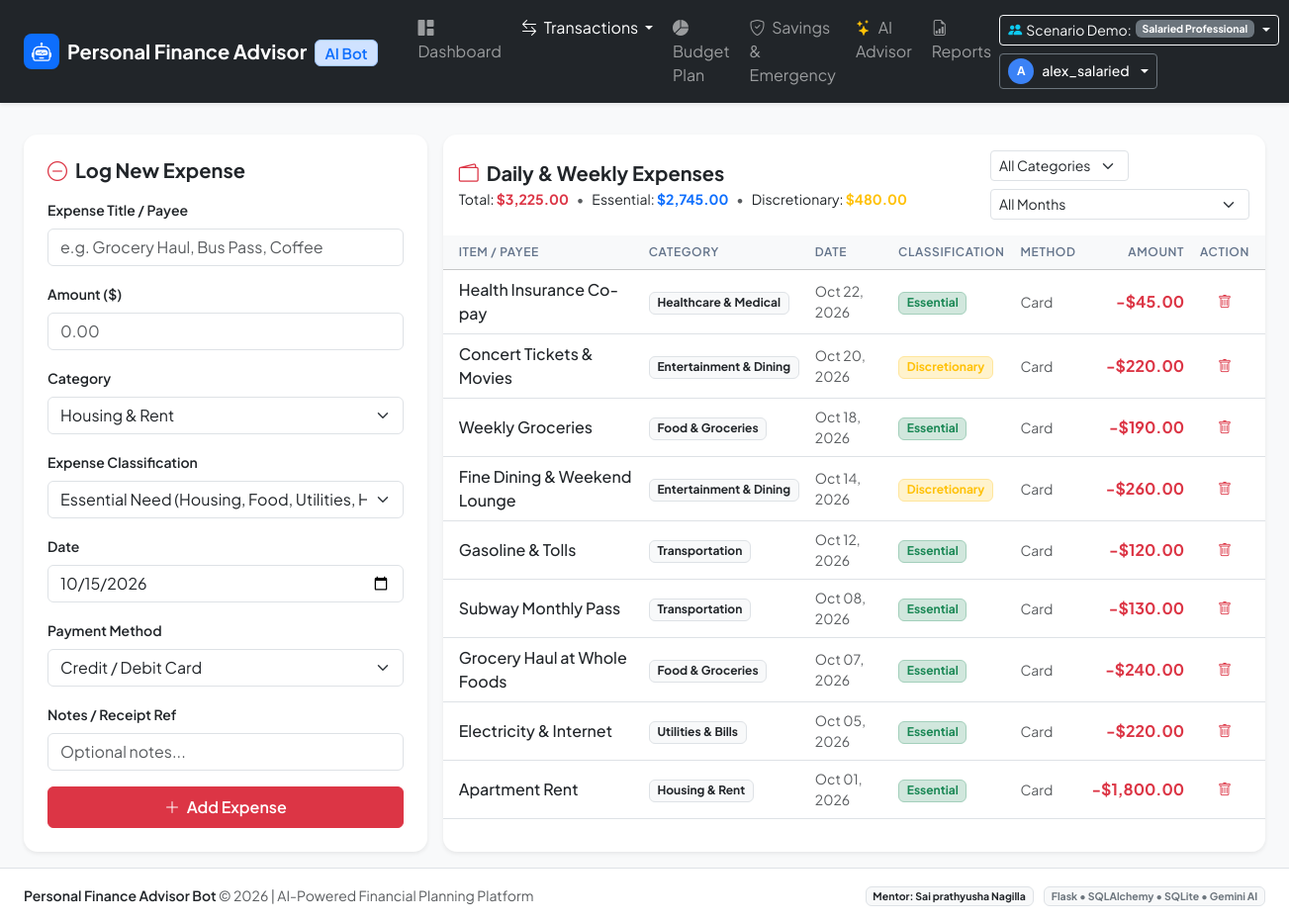
Page /transactions/expenses (signed in) on the committed database.
### app/models.py (models this page shows, shortened)
class User(UserMixin, db.Model):
    __tablename__ = 'users'
    id = db.Column(db.Integer, primary_key=True)
    username = db.Column(db.String(64), unique=True, nullable=False, index=True)
    email = db.Column(db.String(120), unique=True, nullable=False, index=True)
    password_hash = db.Column(db.String(256), nullable=False)
    persona = db.Column(db.String(32), default='salaried', nullable=False)  # salaried, student, freelancer, household
    monthly_income = db.Column(db.Float, default=0.0)
    currency = db.Column(db.String(8), default='$')
    gemini_api_key = db.Column(db.String(256), nullable=True)
    created_at = db.Column(db.DateTime, default=utc_now)
    incomes = db.relationship('Income', backref='user', lazy=True, cascade='all, delete-orphan')
    expenses = db.relationship('Expense', backref='user', lazy=True, cascade='all, delete-orphan')
    budgets = db.relationship('Budget', backref='user', lazy=True, cascade='all, delete-orphan')
    goals = db.relationship('SavingsGoal', backref='user', lazy=True, cascade='all, delete-orphan')
    chat_messages = db.relationship('ChatMessage', backref='user', lazy=True, cascade='all, delete-orphan')
    reports = db.relationship('FinancialReport', backref='user', lazy=True, cascade='all, delete-orphan')

class Expense(db.Model):
    __tablename__ = 'expenses'
    id = db.Column(db.Integer, primary_key=True)
    user_id = db.Column(db.Integer, db.ForeignKey('users.id'), nullable=False, index=True)
    title = db.Column(db.String(128), nullable=False)
    amount = db.Column(db.Float, nullable=False)
    category = db.Column(db.String(64), nullable=False, index=True)
    date = db.Column(db.Date, nullable=False, default=date.today, index=True)
    is_essential = db.Column(db.Boolean, default=True)
    payment_method = db.Column(db.String(32), default='Card')
    notes = db.Column(db.String(256), nullable=True)
    created_at = db.Column(db.DateTime, default=utc_now)

### app/routes/transactions.py (the view, shortened to what this page needs)
@transactions_bp.route('/expenses', methods=['GET', 'POST'])
@login_required
def expenses():
    selected_month = request.args.get('month', type=int)
    selected_year = request.args.get('year', type=int)
    selected_category = request.args.get('category', '').strip()
    query = Expense.query.filter_by(user_id=current_user.id)
    if selected_year:
        query = query.filter(db.extract('year', Expense.date) == selected_year)
    if selected_month:
        query = query.filter(db.extract('month', Expense.date) == selected_month)
    if selected_category:
        query = query.filter_by(category=selected_category)
    expenses_list = query.order_by(Expense.date.desc()).all()
    total_expenses = sum(e.amount for e in expenses_list)
    essential_sum = sum(e.amount for e in expenses_list if e.is_essential)
    discretionary_sum = total_expenses - essential_sum
    return render_template(
        'transactions/expenses.html',
        expenses=expenses_list,
        total_expenses=total_expenses,
        essential_sum=essential_sum,
        discretionary_sum=discretionary_sum,
        selected_month=selected_month,
        selected_year=selected_year,
        selected_category=selected_category
    )

### app/templates/transactions/expenses.html (shortened to what this page needs)
{% extends "base.html" %}
{% block content %}
<div class="row g-3">
    <div class="col-lg-4">
        <div class="card p-4 border-0 bg-white shadow-sm">
            <h5 class="fw-bold mb-3 text-dark"><i class="bi bi-dash-circle text-danger me-2"></i>Log New Expense</h5>
            <form method="POST" action="{{ url_for('transactions.expenses') }}">
                <div class="mb-3">
                    <label class="form-label fw-semibold small">Expense Title / Payee</label>
                    <input type="text" name="title" class="form-control" placeholder="e.g. Grocery Haul, Bus Pass, Coffee" required>
                </div>
                <div class="mb-3">
                    <label class="form-label fw-semibold small">Amount ({{ current_user.currency }})</label>
                    <input type="number" step="0.01" name="amount" class="form-control" placeholder="0.00" required>
                </div>
                <div class="mb-3">
                    <label class="form-label fw-semibold small">Category</label>
                    <select name="category" class="form-select" required>
                        {% for cat in expense_categories %}
                        <option value="{{ cat }}">{{ cat }}</option>
                        {% endfor %}
                    </select>
                </div>
                <div class="mb-3">
                    <label class="form-label fw-semibold small">Expense Classification</label>
                    <select name="is_essential" class="form-select" required>
                        <option value="true" selected>Essential Need (Housing, Food, Utilities, Health, Transport)</option>
                    </select>
                </div>
                <div class="mb-3">
                    <label class="form-label fw-semibold small">Date</label>
                    <input type="date" name="date" class="form-control" value="{{ current_year }}-{{ '%02d' % current_month }}-15">
                </div>
                <div class="mb-3">
                    <label class="form-label fw-semibold small">Payment Method</label>
                    <select name="payment_method" class="form-select">
                        <option value="Credit / Debit Card" selected>Credit / Debit Card</option>
                    </select>
                </div>
                <div class="mb-3">
                    <label class="form-label fw-semibold small">Notes / Receipt Ref</label>
                    <input type="text" name="notes" class="form-control" placeholder="Optional notes...">
                </div>
                <button type="submit" class="btn btn-danger w-100 py-2 fw-semibold">
                    <i class="bi bi-plus-lg me-1"></i> Add Expense
                </button>
            </form>
        </div>
    </div>
    <div class="col-lg-8">
        <div class="card border-0 bg-white shadow-sm h-100">
            <div class="card-header bg-transparent border-0 d-flex flex-wrap justify-content-between align-items-center gap-2 pt-3 px-3">
                <div>
                    <h5 class="fw-bold mb-0 text-dark"><i class="bi bi-wallet2 text-danger me-2"></i>Daily & Weekly Expenses</h5>
                    <div class="d-flex gap-2 align-items-center mt-1 small">
                        <span>Total: <strong class="text-danger">{{ current_user.currency }}{{ '{:,.2f}'.format(total_expenses) }}</strong></span>
                        <span class="text-muted">•</span>
                        <span>Essential: <strong class="text-primary">{{ current_user.currency }}{{ '{:,.2f}'.format(essential_sum) }}</strong></span>
                        <span class="text-muted">•</span>
                        <span>Discretionary: <strong class="text-warning">{{ current_user.currency }}{{ '{:,.2f}'.format(discretionary_sum) }}</strong></span>
                    </div>
                </div>
                <form method="GET" class="d-flex gap-2 align-items-center flex-wrap">
                    <select name="category" class="form-select form-select-sm" onchange="this.form.submit()" style="max-width: 140px;">
                        <option value="">All Categories</option>
                    </select>
                    <select name="month" class="form-select form-select-sm" onchange="this.form.submit()">
                        <option value="">All Months</option>
                    </select>
                </form>
            </div>
            <div class="card-body p-0 mt-2">
                <div class="table-responsive">
                    <table class="table table-hover align-middle mb-0">
                        <thead class="table-light">
                            <tr>
                                <th class="ps-3">Item / Payee</th>
                                <th>Category</th>
                                <th>Date</th>
                                <th>Classification</th>
                                <th>Method</th>
                                <th class="text-end">Amount</th>
                                <th class="text-center pe-3">Action</th>
                            </tr>
                        </thead>
                        <tbody>
                            {% for exp in expenses %}
                            <tr>
                                <td class="ps-3 fw-medium text-dark">{{ exp.title }}</td>
                                <td><span class="badge bg-light text-dark border">{{ exp.category }}</span></td>
                                <td class="small text-muted">{{ exp.date.strftime('%b %d, %Y') }}</td>
                                <td>
                                    {% if exp.is_essential %}
                                    <span class="badge bg-success-subtle text-success border border-success-subtle">Essential</span>
                                    {% else %}
                                    <span class="badge bg-warning-subtle text-warning border border-warning-subtle">Discretionary</span>
                                    {% endif %}
                                </td>
                                <td class="small text-muted">{{ exp.payment_method }}</td>
                                <td class="text-end fw-bold text-danger">-{{ current_user.currency }}{{ '{:,.2f}'.format(exp.amount) }}</td>
                                <td class="text-center pe-3">
                                    <form method="POST" action="{{ url_for('transactions.delete_expense', id=exp.id) }}" onsubmit="return confirm('Delete this expense entry?');">
                                        <button type="submit" class="btn btn-sm btn-outline-danger border-0">
                                            <i class="bi bi-trash"></i>
                                        </button>
                                    </form>
                                </td>
                            </tr>
                            {% endfor %}
                        </tbody>
                    </table>
                </div>
            </div>
        </div>
    </div>
</div>
{% endblock %}

### app/templates/base.html (shortened to what this page needs)
<!DOCTYPE html>
<html lang="en">
<head>
    <link href="https://cdn.jsdelivr.net/npm/bootstrap@5.3.3/dist/css/bootstrap.min.css" rel="stylesheet">
    <link rel="stylesheet" href="https://cdn.jsdelivr.net/npm/bootstrap-icons@1.11.3/font/bootstrap-icons.min.css">
    <link rel="stylesheet" href="{{ url_for('static', filename='css/style.css') }}">
</head>
<body class="bg-light">
    <nav class="navbar navbar-expand-lg navbar-dark bg-dark sticky-top shadow-sm py-2">
        <div class="container-fluid px-lg-4">
            <a class="navbar-brand d-flex align-items-center gap-2 fw-bold text-white" href="{{ url_for('dashboard.index') if current_user.is_authenticated else url_for('auth.login') }}">
                <div class="brand-icon bg-primary text-white rounded-3 d-flex align-items-center justify-content-center">
                    <i class="bi bi-robot fs-5"></i>
                </div>
                <span>Personal Finance Advisor <span class="badge bg-primary-subtle text-primary border border-primary-subtle ms-1 fw-semibold fs-7">AI Bot</span></span>
            </a>
            <div class="collapse navbar-collapse" id="navbarContent">
                {% if current_user.is_authenticated %}
                <ul class="navbar-nav me-auto mb-2 mb-lg-0 ms-lg-3 gap-lg-1">
                    <li class="nav-item">
                        <a class="nav-link {% if request.endpoint == 'dashboard.index' %}active{% endif %}" href="{{ url_for('dashboard.index') }}">
                            <i class="bi bi-grid-1x2-fill me-1"></i> Dashboard
                        </a>
                    </li>
                    <li class="nav-item dropdown">
                        <a class="nav-link dropdown-toggle {% if 'transactions' in request.endpoint %}active{% endif %}" href="#" role="button" data-bs-toggle="dropdown">
                            <i class="bi bi-arrow-left-right me-1"></i> Transactions
                        </a>
                    </li>
                    <li class="nav-item">
                        <a class="nav-link {% if 'budget' in request.endpoint %}active{% endif %}" href="{{ url_for('budget.index') }}">
                            <i class="bi bi-pie-chart-fill me-1"></i> Budget Plan
                        </a>
                    </li>
                    <li class="nav-item">
                        <a class="nav-link {% if 'goals' in request.endpoint %}active{% endif %}" href="{{ url_for('goals.index') }}">
                            <i class="bi bi-shield-check me-1"></i> Savings & Emergency
                        </a>
                    </li>
                    <li class="nav-item">
                        <a class="nav-link {% if 'advisor' in request.endpoint %}active{% endif %}" href="{{ url_for('advisor.index') }}">
                            <i class="bi bi-stars text-warning me-1"></i> AI Advisor
                        </a>
                    </li>
                    <li class="nav-item">
                        <a class="nav-link {% if 'reports' in request.endpoint %}active{% endif %}" href="{{ url_for('reports.index') }}">
                            <i class="bi bi-file-earmark-bar-graph me-1"></i> Reports
                        </a>
                    </li>
                </ul>
                <div class="d-flex align-items-center gap-2 flex-wrap">
                    <div class="dropdown">
                        <button class="btn btn-sm btn-outline-light dropdown-toggle d-flex align-items-center gap-1" type="button" data-bs-toggle="dropdown">
                            <i class="bi bi-people-fill text-info"></i>
                            <span class="d-none d-md-inline">Scenario Demo:</span>
                            <span class="badge bg-secondary">{{ personas_config.get(current_user.persona, {}).get('label', current_user.persona) }}</span>
                        </button>
                    </div>
                    <div class="dropdown">
                        <button class="btn btn-sm btn-dark border border-secondary text-white dropdown-toggle d-flex align-items-center gap-2" type="button" data-bs-toggle="dropdown">
                            <div class="avatar-circle">{{ current_user.username[0].upper() }}</div>
                            <span class="fw-medium">{{ current_user.username }}</span>
                        </button>
                    </div>
                </div>
                {% else %}
                <div class="navbar-nav ms-auto gap-2">
                    <a class="btn btn-sm btn-outline-light" href="{{ url_for('auth.login') }}">Log In</a>
                    <a class="btn btn-sm btn-primary" href="{{ url_for('auth.register') }}">Create Account</a>
                </div>
                {% endif %}
            </div>
        </div>
    </nav>
    <main class="container-fluid px-lg-4 py-3 flex-grow-1">
        {% block content %}{% endblock %}
    </main>
    <footer class="footer mt-auto py-3 bg-white border-top">
        <div class="container-fluid px-lg-4 d-flex flex-wrap justify-content-between align-items-center small text-muted">
            <div>
                <span class="fw-semibold text-dark">Personal Finance Advisor Bot</span> &copy; {{ current_year }} | AI-Powered Financial Planning Platform
            </div>
            <div>
                <span class="badge bg-light text-dark border me-2">Mentor: {{ mentor_name }}</span>
                <span class="badge bg-light text-secondary border">Flask &bull; SQLAlchemy &bull; SQLite &bull; Gemini AI</span>
            </div>
        </div>
    </footer>
</body>
</html>

### rows in the picture
User: get "Salaried Professional", username "A", username "alex_salaried", currency "$"
Expense: title "Health Insurance Co-pay", category "Healthcare & Medical", date "Oct 22, 2026", is_essential "Essential", payment_method "Card", amount "45.00"
Expense: title "Concert Tickets & Movies", category "Entertainment & Dining", date "Oct 20, 2026", is_essential "Discretionary", payment_method "Card", amount "220.00"
Expense: title "Weekly Groceries", category "Food & Groceries", date "Oct 18, 2026", is_essential "Essential", payment_method "Card", amount "190.00"
Expense: title "Fine Dining & Weekend Lounge", category "Entertainment & Dining", date "Oct 14, 2026", is_essential "Discretionary", payment_method "Card", amount "260.00"
Expense: title "Gasoline & Tolls", category "Transportation", date "Oct 12, 2026", is_essential "Essential", payment_method "Card", amount "120.00"
Expense: title "Subway Monthly Pass", category "Transportation", date "Oct 08, 2026", is_essential "Essential", payment_method "Card", amount "130.00"
Expense: title "Grocery Haul at Whole Foods", category "Food & Groceries", date "Oct 07, 2026", is_essential "Essential", payment_method "Card", amount "240.00"
Expense: title "Electricity & Internet", category "Utilities & Bills", date "Oct 05, 2026", is_essential "Essential", payment_method "Card", amount "220.00"
Expense: title "Apartment Rent", category "Housing & Rent", date "Oct 01, 2026", is_essential "Essential", payment_method "Card", amount "1,800.00"

### other values in the picture
{{ '{:,.2f}'.format(total_expenses) }} "3,225.00"
{{ '{:,.2f}'.format(essential_sum) }} "2,745.00"
{{ '{:,.2f}'.format(discretionary_sum) }} "480.00"
{{ mentor_name }} "Sai prathyusha Nagilla"
form field category "Housing & Rent"
